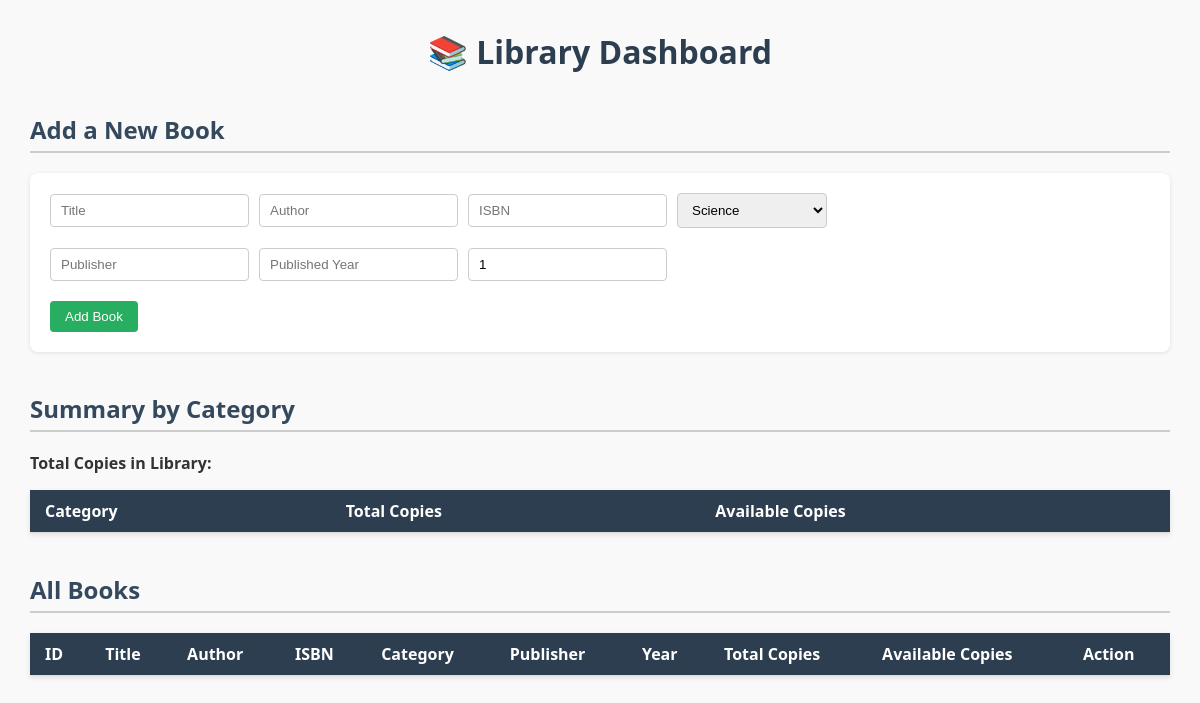
Page /catalouge/ (signed in) on the earlier database version.
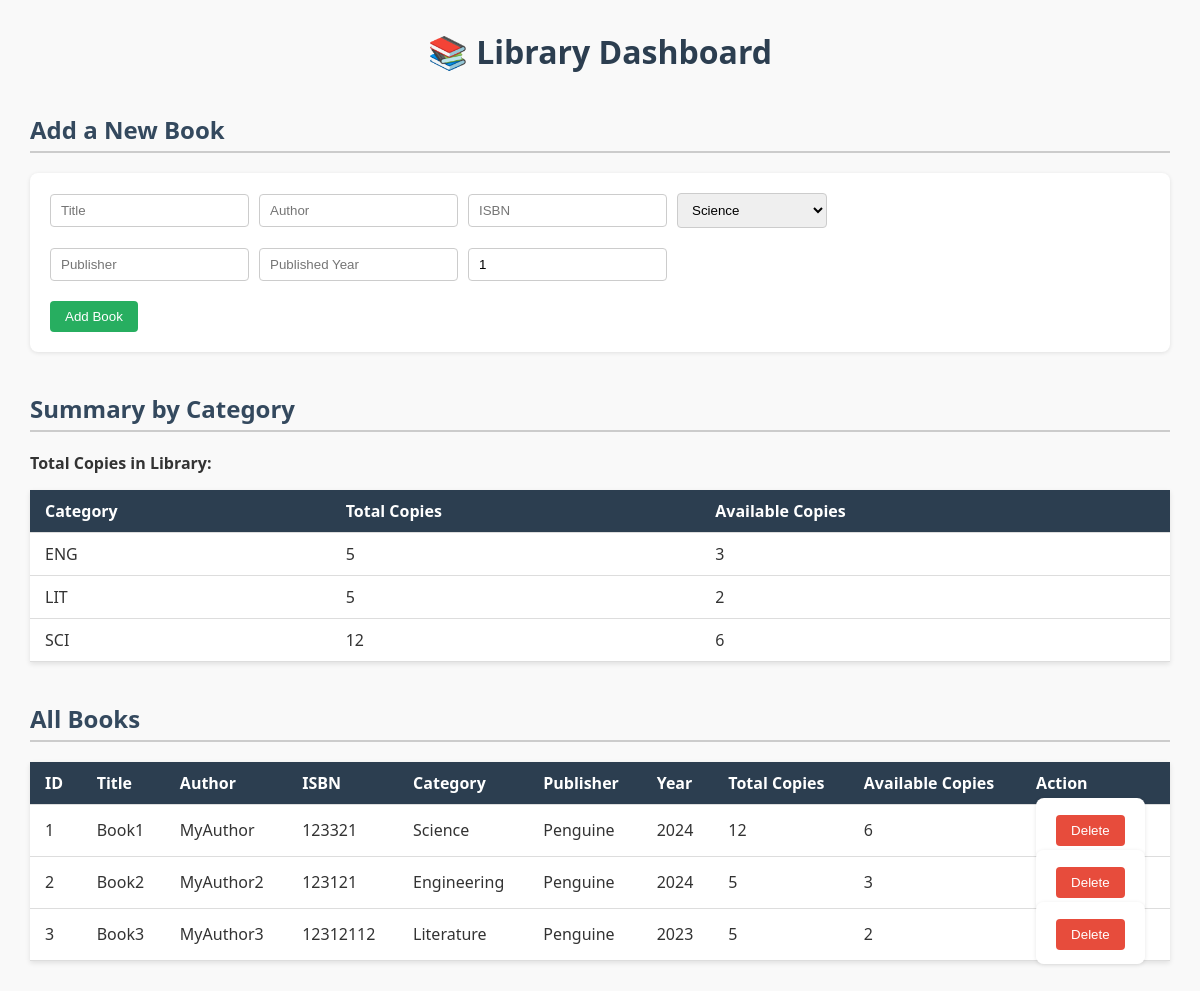
Same page on the later database version.
### core/models.py (models this page shows, shortened)
class Book(models.Model):
    class Category(models.TextChoices):
        SCIENCE = "SCI", "Science"
        ENGINEERING = "ENG", "Engineering"
        LITERATURE = "LIT", "Literature"
        HISTORY = "HIS", "History"
        TECHNOLOGY = "TECH", "Technology"
        OTHER = "OTH", "Other"
    title = models.CharField(max_length=255, verbose_name="Book Title")
    author = models.CharField(max_length=255, verbose_name="Author")
    isbn = models.CharField(max_length=13, unique=True, verbose_name="ISBN")
    category = models.CharField(
        max_length=10,
        choices=Category.choices,
        default=Category.OTHER,
        verbose_name="Category"
    )
    publisher = models.CharField(max_length=255, blank=True, null=True, verbose_name="Publisher")
    published_year = models.PositiveIntegerField(blank=True, null=True, verbose_name="Published Year")
    total_copies = models.PositiveIntegerField(default=1, verbose_name="Total Copies")
    available_copies = models.PositiveIntegerField(default=1, verbose_name="Available Copies")
    added_date = models.DateTimeField(default=timezone.now, verbose_name="Added to Library")

### core/views.py (the view, shortened to what this page needs)
# urls.py: path('catalouge/',manageCatalougeView.as_view(),name='manage-catalouge'),
class manageCatalougeView(LoginRequiredMixin,UserPassesTestMixin,View):
    template_name = 'core/managecatalouge.html'
    def get(self,request,*args,**kwargs):
        book_by_genre = Book.objects.values('category').annotate(
            total_copies=Sum('total_copies'),
            available_copies = Sum('available_copies'),
            total_book_by_genre = Count('id')
            )
        books = Book.objects.all()
        category_choices = Book.Category.choices
        return render(request,self.template_name,{
            "books_by_genre": book_by_genre,
            "books": books,
            "category_choices": category_choices,
        })
    def test_func(self):
        return self.request.user.is_staff

### core/templates/core/managecatalouge.html (shortened to what this page needs)
<!DOCTYPE html>
<html lang="en">
<head>
</head>
<body>
<h1>📚 Library Dashboard</h1>
<h2>Add a New Book</h2>
<form method="post">
  <div class="form-group">
    <input type="text" name="title" placeholder="Title" required>
    <input type="text" name="author" placeholder="Author" required>
    <input type="text" name="isbn" placeholder="ISBN" required>
    <select name="category" required>
      {% for code, name in category_choices %}
        <option value="{{ code }}">{{ name }}</option>
      {% endfor %}
    </select>
  </div>
  <div class="form-group">
    <input type="text" name="publisher" placeholder="Publisher">
    <input type="number" name="published_year" placeholder="Published Year">
    <input type="number" name="total_copies" placeholder="Total Copies" min="1" value="1">
  </div>
  <button type="submit">Add Book</button>
</form>
<h2>Summary by Category</h2>
<p>Total Copies in Library: {{ total_copies }}</p>
<table>
  <tr>
    <th>Category</th>
    <th>Total Copies</th>
    <th>Available Copies</th>
  </tr>
  {% for row in books_by_genre %}
    <tr>
      <td>{{ row.category }}</td>
      <td>{{ row.total_copies }}</td>
      <td>{{ row.available_copies }}</td>
    </tr>
  {% endfor %}
</table>
<h2>All Books</h2>
<table>
  <tr>
    <th>ID</th>
    <th>Title</th>
    <th>Author</th>
    <th>ISBN</th>
    <th>Category</th>
    <th>Publisher</th>
    <th>Year</th>
    <th>Total Copies</th>
    <th>Available Copies</th>
    <th>Action</th>
  </tr>
  {% for book in books %}
    <tr>
      <td>{{ book.id }}</td>
      <td>{{ book.title }}</td>
      <td>{{ book.author }}</td>
      <td>{{ book.isbn }}</td>
      <td>{{ book.get_category_display }}</td>
      <td>{{ book.publisher }}</td>
      <td>{{ book.published_year }}</td>
      <td>{{ book.total_copies }}</td>
      <td>{{ book.available_copies }}</td>
      <td>
        <form method="post" style="display:inline;">
          <button type="submit" class="delete">Delete</button>
        </form>
      </td>
    </tr>
  {% endfor %}
</table>
</body>
</html>

Differences in the rows shown:
added Book: category "ENG", total_copies "5", available_copies "3", id "2", title "Book2", author "MyAuthor2", isbn "123121", category "Engineering", publisher "Penguine", published_year "2024"
added Book: category "LIT", total_copies "5", available_copies "2", id "3", title "Book3", author "MyAuthor3", isbn "12312112", category "Literature", publisher "Penguine", published_year "2023"
added Book: category "SCI", total_copies "12", available_copies "6", id "1", title "Book1", author "MyAuthor", isbn "123321", category "Science", publisher "Penguine", published_year "2024"
